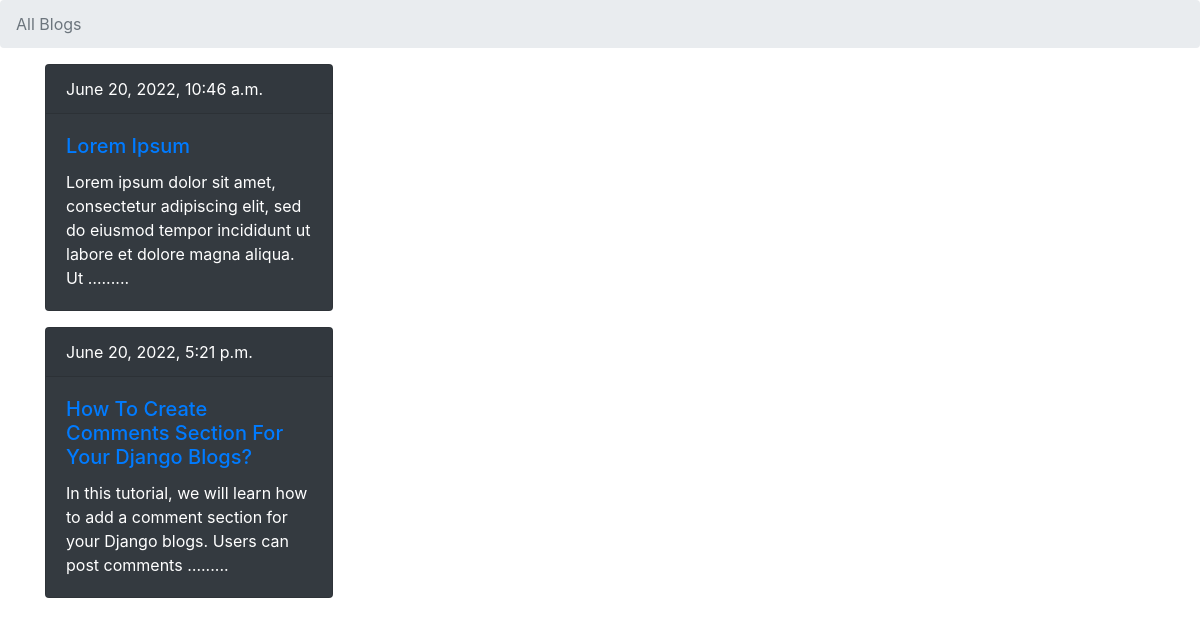
Screenshot of /blog/ with the database file from the repository.
### blog/models.py (models this page shows, shortened)
class BlogPost(models.Model):
    title = models.CharField(
        _("Blog Title"), max_length=250,
        null=False, blank=False
    )
    slug = models.SlugField(unique=True)
    body = models.TextField()
    date_published = models.DateTimeField(null=True, blank=True,
                                          default=timezone.now
                                          )

### blog/views.py (the view)
# urls.py: path('', BlogListView.as_view(), name="blog"),
class BlogListView(ListView):
    queryset = BlogPost.objects.all()
    context_object_name = 'blog_posts'
    template_name = 'blog/blog_list.html'

### templates/blog/blog_list.html
{% extends 'base.html' %}
{% block content %}
<nav aria-label="breadcrumb">
    <ol class="breadcrumb">
      <li class="breadcrumb-item active" aria-current="page">All Blogs</li>
    </ol>
</nav>
<div class="container">
    {% for blog in blog_posts  %}
        <div class="card text-white bg-dark mb-3" style="max-width: 18rem;">
            <div class="card-header">{{ blog.date_published }}</div>
            <div class="card-body">
                <h5 class="card-title">
                    <a href="{% url 'blog:blog_detail' blog.slug %}">{{ blog.title }}</a>
                </h5>
            <p class="card-text">{{ blog.body|striptags|truncatewords:20 }}......</p>
            </div>
        </div>
    {% endfor %}
</div>
{% endblock content %}

### templates/base.html (shortened to what this page needs)
<!doctype html>
<html lang="en">
  <head>
    <link rel="stylesheet" href="https://cdn.jsdelivr.net/npm/bootstrap@4.6.1/dist/css/bootstrap.min.css">
  </head>
  <body>
    {% block content %}{% endblock content %}
  </body>
</html>

### rows the page displays
BlogPost: date_published "June 20, 2022, 10:46 a.m.", title "Lorem Ipsum", body "Lorem ipsum dolor sit amet, consectetur adipiscing elit, sed do eiusmod tempor incididunt ut labore et dolore magna aliqua. Ut …"
BlogPost: date_published "June 20, 2022, 5:21 p.m.", title "How To Create Comments Section For Your Django Blogs?", body "In this tutorial, we will learn how to add a comment section for your Django blogs. Users can post comments …"
